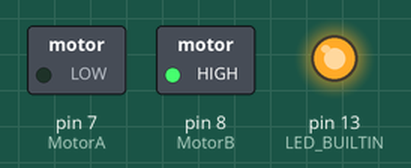
Simulated run of this sketch. Board: Arduino Uno, built with avr-gcc and run on an emulated ATmega328P. On the bench: switched loads named in the sketch (green lamp = pin HIGH), output pins drawn as LEDs (lit = HIGH).

Above: at 0.1 s.
At 10.1 s:
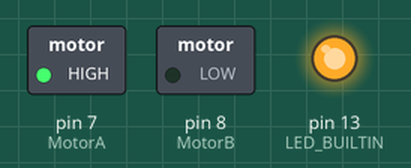
At 20.1 s:
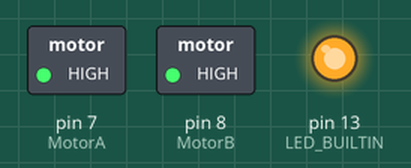
Timing chart, 0 to 21.6 s (numbered marks = the images above):
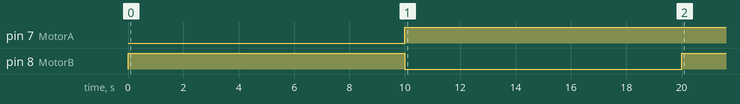

The sketch:

code.ino
```cpp
#define MotorA 7
#define MotorB 8

const short periodA = 2360; /* Period of watering+wait groups (in SECONDS) */
const short periodB = 5790;

const short timeBetweenChecks = 10; /* How much time should arduino wait until it checks again if it is time to water (in SECONDS)[This also sets one watering duration] */


short lastTillA = periodA; /* A is the one with 2 plants and B is with 4. These variables count how many seconds have passed since the beginning of last watering */
short lastTillB = periodB;


void setup()
{

  pinMode(MotorA, OUTPUT); /* 7 is A, 8 is B*/
  pinMode(MotorB, OUTPUT);
  pinMode(LED_BUILTIN, OUTPUT);
  digitalWrite(MotorA, HIGH); /* Relay used in the system is LOW trigger, so pins idle as HIGH*/
  digitalWrite(MotorB, HIGH);
  digitalWrite(LED_BUILTIN, HIGH);
}

void loop()
{

  if (lastTillA >= periodA && lastTillB >= periodB)
    {
      lastTillA = 0;
      lastTillB = -timeBetweenChecks; /* -timeBetweenChecks so that it will get watered next iteration */
    }
  else if (lastTillA >= periodA)
    {
      lastTillA = 0;
    }
      else if (lastTillB >= periodB)
        {
          lastTillB = 0;
        }

  if (lastTillA == timeBetweenChecks)
  {
    stopWater(MotorA);
  }
  else if (lastTillB == timeBetweenChecks)
  {
    stopWater(MotorB);
  }

  if (!lastTillA)
  {
    startWater(MotorA);
  }
  else if (!lastTillB)
  {
    startWater(MotorB);
  }


  lastTillA += timeBetweenChecks;
  lastTillB += timeBetweenChecks;

  delay(timeBetweenChecks*1000);

}

void startWater(short motorNo)
{
  digitalWrite(motorNo, LOW);
}

void stopWater(short motorNo)
{
  digitalWrite(motorNo, HIGH);
}
```

Measured:
- by itself, pin 7 (MotorA): LOW → HIGH at 10.0 s
- by itself, pin 8 (MotorB): HIGH → LOW at 10.0 s, → HIGH 10.0 s later
